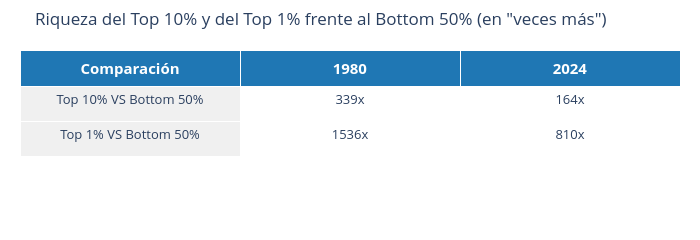

The cell this chart's notebook holds for it:
### Code cell
fig_tabla = go.Figure(data=[go.Table(
    header=dict(
        values=['<b>Comparación</b>', '<b>1980</b>', '<b>2024</b>'],
        fill_color='#1f77b4',
        font=dict(color='white', size=15),
        align='center',
        height=35
    ),
    cells=dict(
        values=[
            ['Top 10% VS Bottom 50%', 'Top 1% VS Bottom 50%'],
            [f'{ratio_top10_1980:.0f}x', f'{ratio_1980:.0f}x'],
            [f'{ratio_top10_2024:.0f}x', f'{ratio_2024:.0f}x']
        ],
        fill_color=[['#f0f0f0', '#f0f0f0'], ['white', 'white'], ['white', 'white']],
        font=dict(size=13),
        align='center',
        height=35
    )
)])

fig_tabla.update_layout(
    title='Riqueza del Top 10% y del Top 1% frente al Bottom 50% (en "veces más")',
    width=700,
    height=200,
    margin=dict(l=20, r=20, t=50, b=20)
)

fig_tabla.show()

### Figure 1 — Plotly figure (JSON) as saved in the notebook; plotly's stock layout.template omitted (floating-point values rounded to 4 significant figures)
{"data": [{"cells": {"align": "center", "fill": {"color": [["#f0f0f0", "#f0f0f0"], ["white", "white"], ["white", "white"]]}, "font": {"size": 13}, "height": 35, "values": [["Top 10% VS Bottom 50%", "Top 1% VS Bottom 50%"], ["339x", "1536x"], ["164x", "810x"]]}, "header": {"align": "center", "fill": {"color": "#1f77b4"}, "font": {"color": "white", "size": 15}, "height": 35, "values": ["<b>Comparación</b>", "<b>1980</b>", "<b>2024</b>"]}, "type": "table"}], "layout": {"height": 200, "margin": {"b": 20, "l": 20, "r": 20, "t": 50}, "title": {"text": "Riqueza del Top 10% y del Top 1% frente al Bottom 50% (en \"veces más\")"}, "width": 700}}
